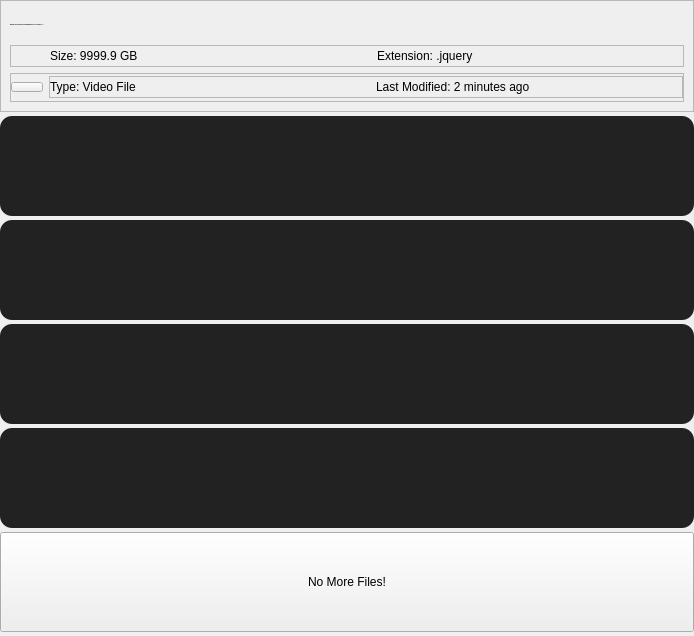
                      <widget class="QWidget" name="filesScrollAreaContents">
                       <property name="geometry">
                        <rect>
                         <x>0</x>
                         <y>0</y>
                         <width>694</width>
                         <height>636</height>
                        </rect>
                       </property>
                       <property name="styleSheet">
                        <string notr="true">#filesScrollAreaContents QFrames {
	background: #111111;
}</string>
                       </property>
                       <layout class="QVBoxLayout" name="verticalLayout_22">
                        <property name="spacing">
                         <number>4</number>
                        </property>
                        <property name="leftMargin">
                         <number>0</number>
                        </property>
                        <property name="topMargin">
                         <number>0</number>
                        </property>
                        <property name="rightMargin">
                         <number>0</number>
                        </property>
                        <property name="bottomMargin">
                         <number>0</number>
                        </property>
                        <item>
                         <widget class="QFrame" name="eachFileFrame">
                          <property name="minimumSize">
                           <size>
                            <width>0</width>
                            <height>112</height>
                           </size>
                          </property>
                          <property name="styleSheet">
                           <string notr="true"/>
                          </property>
                          <property name="frameShape">
                           <enum>QFrame::Shape::StyledPanel</enum>
                          </property>
                          <property name="frameShadow">
                           <enum>QFrame::Shadow::Raised</enum>
                          </property>
                          <layout class="QVBoxLayout" name="verticalLayout_25">
                           <item>
                            <widget class="QLabel" name="fileNameLabel">
                             <property name="minimumSize">
                              <size>
                               <width>0</width>
                               <height>22</height>
                              </size>
                             </property>
                             <property name="font">
                              <font>
                               <family>Segoe UI</family>
                               <pointsize>-1</pointsize>
                               <bold>true</bold>
                              </font>
                             </property>
                             <property name="text">
                              <string>Mirzapur 2020 S02 Hindi 720p AMZN WEBRip x264 AAC 5.1 MSubs - LO</string>
                             </property>
                            </widget>
                           </item>
                           <item>
                            <widget class="QFrame" name="filesInfoFrame2">
                             <property name="maximumSize">
                              <size>
                               <width>16777215</width>
                               <height>22</height>
                              </size>
                             </property>
                             <property name="sizeIncrement">
                              <size>
                               <width>0</width>
                               <height>0</height>
                              </size>
                             </property>
                             <property name="frameShape">
                              <enum>QFrame::Shape::StyledPanel</enum>
                             </property>
                             <property name="frameShadow">
                              <enum>QFrame::Shadow::Raised</enum>
                             </property>
                             <layout class="QHBoxLayout" name="horizontalLayout_21">
                              <property name="spacing">
                               <number>20</number>
                              </property>
                              <property name="leftMargin">
                               <number>39</number>
                              </property>
                              <property name="topMargin">
                               <number>0</number>
                              </property>
                              <property name="rightMargin">
                               <number>0</number>
                              </property>
                              <property name="bottomMargin">
                               <number>0</number>
                              </property>
                              <item>
                               <widget class="QLabel" name="fileSizeLabel">
                                <property name="text">
                                 <string>Size: 9999.9 GB</string>
                                </property>
                               </widget>
                              </item>
                              <item>
                               <widget class="QLabel" name="fileExtensionLabel">
                                <property name="minimumSize">
                                 <size>
                                  <width>0</width>
                                  <height>0</height>
                                 </size>
                                </property>
                                <property name="maximumSize">
                                 <size>
                                  <width>16777215</width>
                                  <height>16777215</height>
                                 </size>
                                </property>
                                <property name="text">
                                 <string>Extension: .jquery</string>
                                </property>
                               </widget>
                              </item>
                             </layout>
                            </widget>
                           </item>
                           <item>
                            <widget class="QFrame" name="fileInfoBtnFrame">
                             <property name="frameShape">
                              <enum>QFrame::Shape::StyledPanel</enum>
                             </property>
                             <property name="frameShadow">
                              <enum>QFrame::Shadow::Raised</enum>
                             </property>
                             <layout class="QHBoxLayout" name="horizontalLayout_23">
                              <property name="leftMargin">
                               <number>0</number>
                              </property>
                              <property name="topMargin">
                               <number>0</number>
                              </property>
                              <property name="rightMargin">
                               <number>0</number>
                              </property>
                              <property name="bottomMargin">
                               <number>0</number>
                              </property>
                              <item>
                               <widget class="QPushButton" name="playFileBtn">
                                <property name="maximumSize">
                                 <size>
                                  <width>32</width>
                                  <height>16777215</height>
                                 </size>
                                </property>
                                <property name="font">
                                 <font>
                                  <family>Segoe UI</family>
                                  <pointsize>-1</pointsize>
                                  <bold>false</bold>
                                 </font>
                                </property>
                                <property name="text">
                                 <string/>
                                </property>
                                <property name="icon">
                                 <iconset resource="res.qrc">
                                  <normaloff>:/icons/icons/play.svg</normaloff>
                                  <disabledoff>:/icons/icons/help-circle.svg</disabledoff>:/icons/icons/play.svg</iconset>
                                </property>
                                <property name="iconSize">
                                 <size>
                                  <width>32</width>
                                  <height>32</height>
                                 </size>
                                </property>
                               </widget>
                              </item>
                              <item>
                               <widget class="QFrame" name="fileInfoFrame2">
                                <property name="maximumSize">
                                 <size>
                                  <width>16777215</width>
                                  <height>22</height>
                                 </size>
                                </property>
                                <property name="frameShape">
                                 <enum>QFrame::Shape::StyledPanel</enum>
                                </property>
                                <property name="frameShadow">
                                 <enum>QFrame::Shadow::Raised</enum>
                                </property>
                                <layout class="QHBoxLayout" name="horizontalLayout_22">
                                 <property name="spacing">
                                  <number>20</number>
                                 </property>
                                 <property name="leftMargin">
                                  <number>0</number>
                                 </property>
                                 <property name="topMargin">
                                  <number>0</number>
                                 </property>
                                 <property name="rightMargin">
                                  <number>0</number>
                                 </property>
                                 <property name="bottomMargin">
                                  <number>0</number>
                                 </property>
                                 <item>
                                  <widget class="QLabel" name="fileTypeLabel">
                                   <property name="text">
                                    <string>Type: Video File</string>
                                   </property>
                                  </widget>
                                 </item>
                                 <item>
                                  <widget class="QLabel" name="fileModifiedLabel">
                                   <property name="text">
                                    <string>Last Modified: 2 minutes ago</string>
                                   </property>
                                  </widget>
                                 </item>
                                </layout>
                               </widget>
                              </item>
                             </layout>
                            </widget>
                           </item>
                          </layout>
                         </widget>
                        </item>
                        <item>
                         <widget class="QFrame" name="frame_10">
                          <property name="minimumSize">
                           <size>
                            <width>0</width>
                            <height>100</height>
                           </size>
                          </property>
                          <property name="styleSheet">
                           <string notr="true">* {
	background: #222222;
	border-radius: 12px;
}</string>
                          </property>
                          <property name="frameShape">
                           <enum>QFrame::Shape::StyledPanel</enum>
                          </property>
                          <property name="frameShadow">
                           <enum>QFrame::Shadow::Raised</enum>
                          </property>
                         </widget>
                        </item>
                        <item>
                         <widget class="QFrame" name="frame_11">
                          <property name="minimumSize">
                           <size>
                            <width>0</width>
                            <height>100</height>
                           </size>
                          </property>
                          <property name="styleSheet">
                           <string notr="true">* {
	background: #222222;
	border-radius: 12px;
}</string>
                          </property>
                          <property name="frameShape">
                           <enum>QFrame::Shape::StyledPanel</enum>
                          </property>
                          <property name="frameShadow">
                           <enum>QFrame::Shadow::Raised</enum>
                          </property>
                         </widget>
                        </item>
                        <item>
                         <widget class="QFrame" name="frame_12">
                          <property name="minimumSize">
                           <size>
                            <width>0</width>
                            <height>100</height>
                           </size>
                          </property>
                          <property name="styleSheet">
                           <string notr="true">* {
	background: #222222;
	border-radius: 12px;
}</string>
                          </property>
                          <property name="frameShape">
                           <enum>QFrame::Shape::StyledPanel</enum>
                          </property>
                          <property name="frameShadow">
                           <enum>QFrame::Shadow::Raised</enum>
                          </property>
                         </widget>
                        </item>
                        <item>
                         <widget class="QFrame" name="frame_14">
                          <property name="minimumSize">
                           <size>
                            <width>0</width>
                            <height>100</height>
                           </size>
                          </property>
                          <property name="styleSheet">
                           <string notr="true">* {
	background: #222222;
	border-radius: 12px;
}</string>
                          </property>
                          <property name="frameShape">
                           <enum>QFrame::Shape::StyledPanel</enum>
                          </property>
                          <property name="frameShadow">
                           <enum>QFrame::Shadow::Raised</enum>
                          </property>
                         </widget>
                        </item>
                        <item>
                         <widget class="QPushButton" name="endOfFileBtn">
                          <property name="minimumSize">
                           <size>
                            <width>0</width>
                            <height>100</height>
                           </size>
                          </property>
                          <property name="text">
                           <string>No More Files!</string>
                          </property>
                         </widget>
                        </item>
                        <item>
                         <spacer name="filesSpacer">
                          <property name="orientation">
                           <enum>Qt::Orientation::Vertical</enum>
                          </property>
                          <property name="sizeHint" stdset="0">
                           <size>
                            <width>20</width>
                            <height>27</height>
                           </size>
                          </property>
                         </spacer>
                        </item>
                       </layout>
                      </widget>
